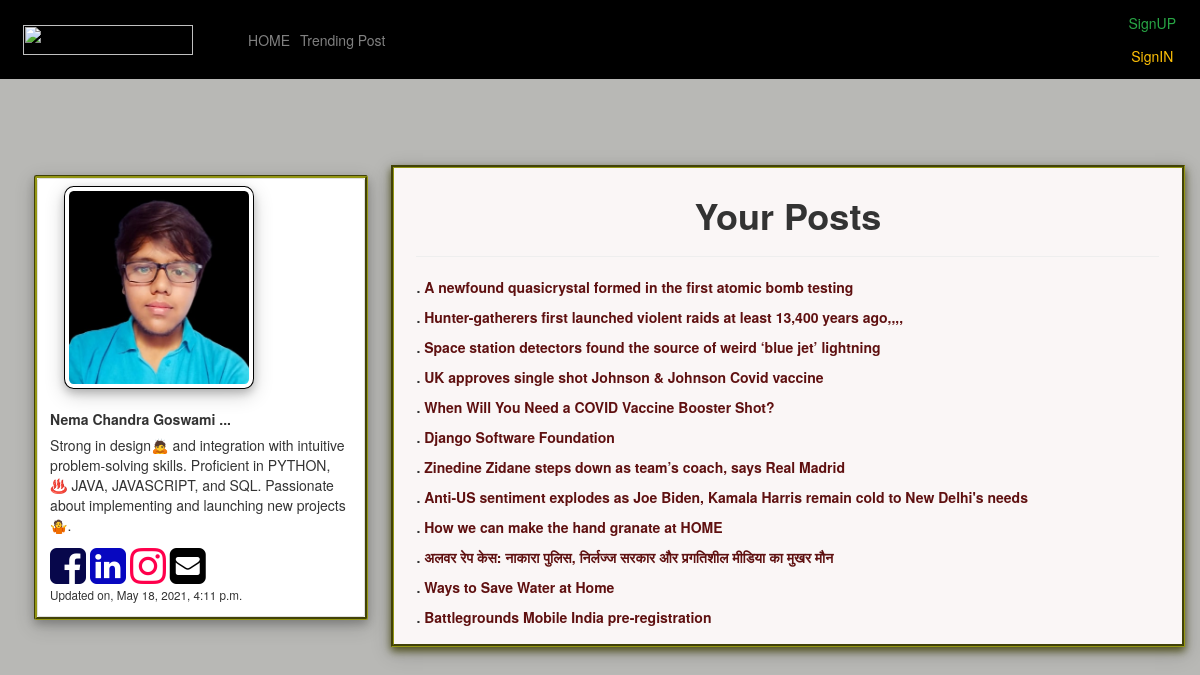
The app's page /author/42 with its own data.
### BlogAPP/models.py (models this page shows, shortened)
class User_Information(models.Model):
  User_Name = models.OneToOneField(User, on_delete=models.CASCADE, default='1')
  First_name = models.CharField(max_length=200,blank=True)
  Last_name = models.CharField(max_length=200,blank=True)
  PAN_ID_Number = models.CharField(max_length=10,null=True)
  Adhar_Card_Number = models.CharField(max_length=16,null=True)
  Mobile_Number = models.CharField(max_length=10,null=True)
  Instagram = models.CharField(max_length=200,blank=True)
  Facebook = models.CharField(max_length=200,blank=True)
  LindedIN = models.CharField(max_length=200,blank=True)
  AboutU = models.TextField(max_length=200,blank=True)
  Photo  = models.FileField(blank=True, upload_to='UserImage/')
  Update_date = models.DateTimeField(default=timezone.now)

class Instruction(models.Model):
  User_Name = models.ForeignKey(User, on_delete=models.CASCADE, related_name='User_Name')
  id = models.BigAutoField(primary_key=True)
  Category_M = models.CharField(max_length=100,null=True,primary_key=False)
  Title_M   = models.CharField(max_length=200,null=True,primary_key=False)
  Details_M = RichTextField(null=True)
  Likes_M = models.ManyToManyField(User, related_name='blog_Post',blank=True)
  Liked_int_M = models.IntegerField(default='0')
  ImagesM  = models.FileField(blank=True, upload_to='images/')
  published_date = models.DateTimeField(default=timezone.now)

### BlogAPP/views.py (the view)
# urls.py: path('author/<int:id>',views.AdminView, name='author'),  #not using for now
def AdminView(request, id):
  POSTs_key = Instruction.objects.filter(id=id)
  Admin_POSTs = Instruction.objects.all().order_by('-id')
  user_image = User_Information.objects.all()
  return render(request,'userinfoform.html', {'ID_Post':POSTs_key, 'PostS':Admin_POSTs, 'UserInfo':user_image})

### templates/userinfoform.html (shortened to what this page needs)
<!DOCTYPE html>
{% extends 'base.html' %}
  {% block content %}
  <link href="//maxcdn.bootstrapcdn.com/font-awesome/4.1.0/css/font-awesome.min.css" rel="stylesheet">
</head>
<body style="background-color: rgba(173, 173, 170, 0.863);">
  <div class="container">
    {% for i in ID_Post %}
      <div class="row">
        <div class="col-sm-4" style="padding: 2%; margin-left: -3%;">
          {% for c in UserInfo %}
          {% if i.User_Name == c.User_Name %}
          <div class="card" style="margin-top: 10%; border: groove; border-color: rgb(148, 150, 20); box-shadow: 0 4px 8px 0 rgba(0, 0, 0, 0.2), 0 6px 20px 0 rgba(0, 0, 0, 0.19);">
            <div class="card">
              {% if c.Photo %}
                <img class="img-thumbnail" style="border-radius: 5%; margin-left: 8%; margin-top: 2%; border-color: black;  box-shadow: 0 4px 8px 0 rgba(0, 0, 0, 0.2), 0 6px 20px 0 rgba(0, 0, 0, 0.19); width: 190px;" src="{{ c.Photo.url }}">
              {% endif %}
            <div class="card-body">
              <h5 class="card-title"><b>{{ c.First_name }} {{ c.Last_name }} ...</b></h5>
              <p class="card-text">{{c.AboutU}}</p>
              <a href="{{ c.Facebook }}"><i class="fa fa-facebook-square fa-3x social" style="color: rgb(7, 7, 75);"></i></a>
              <a href="{{ c.LindedIN }}"><i class="fa fa-linkedin-square fa-3x social" style="color: rgb(7, 7, 192);"></i></a>
              <a href="{{ c.Instagram }}"><i class="fa fa-instagram fa-3x social" style="color: rgb(255, 0, 76);"></i></a>
              <a href="mailto: {{ user.email }}"><i class="fa fa-envelope-square fa-3x social" style="color: black;"></i></a>
              <p class="card-text" style="font-size: smaller;"> Updated on, {{ c.Update_date }}</p>
            </div>
          {% endif %}
          {% endfor %}
            </div>
          </div>
        </div>
    {% endfor %}
    <div class="col-sm" style="background-color: rgb(250, 246, 246); border: groove; margin-top: 4%; border-color: rgb(148, 150, 20); box-shadow: 0 4px 8px 0 rgba(77, 78, 24, 0.979), 0 6px 20px 0 rgba(0, 0, 0, 0.19);">
      <div style="padding: 1%;">
        <h1 style="text-align: center;"><b>Your Posts</b></h1><hr>
      {% for i in ID_Post %}
        {% for f in PostS %}
          {% if f.User_Name == i.User_Name %}
          <p><b>.</b> <a href="{% url 'details' f.pk %}" style="color: rgb(95, 16, 16);"> <b>{{ f.Title_M }}</b> </p></a>
          {% endif %}
        {% endfor %}
      {% endfor %}
      </div>
  </div>
</body>
{% endblock %}

### templates/userinfoform.html (style rules this page uses)
img { height: 80%; width: 80%; object-fit: cover; }

### records on screen
Instruction: Title_M "Battlegrounds Mobile India pre-registration"
User_Information: Photo (picture), First_name "Nema Chandra", Last_name "Goswami", AboutU "Strong in design🙇 and integration with intuitive problem-solving skills. Proficient in PYTHON, ♨️ JAVA, JAVASCRIPT, and SQL. Passionate about implementing and launching new projects🤷.", Update_date "May 18, 2021, 4:11 p.m."
Instruction: Title_M "A newfound quasicrystal formed in the first atomic bomb testing"
Instruction: Title_M "Hunter-gatherers first launched violent raids at least 13,400 years ago,,,,"
Instruction: Title_M "Space station detectors found the source of weird ‘blue jet’ lightning"
Instruction: Title_M "UK approves single shot Johnson & Johnson Covid vaccine"
Instruction: Title_M "When Will You Need a COVID Vaccine Booster Shot?"
Instruction: Title_M "Django Software Foundation"
Instruction: Title_M "Zinedine Zidane steps down as team’s coach, says Real Madrid"
Instruction: Title_M "Anti-US sentiment explodes as Joe Biden, Kamala Harris remain cold to New Delhi's needs"
Instruction: Title_M "How we can make the hand granate at HOME"
Instruction: Title_M "अलवर रेप केस: नाकारा पुलिस, निर्लज्ज सरकार और प्रगतिशील मीडिया का मुखर मौन"
Instruction: Title_M "Ways to Save Water at Home"
